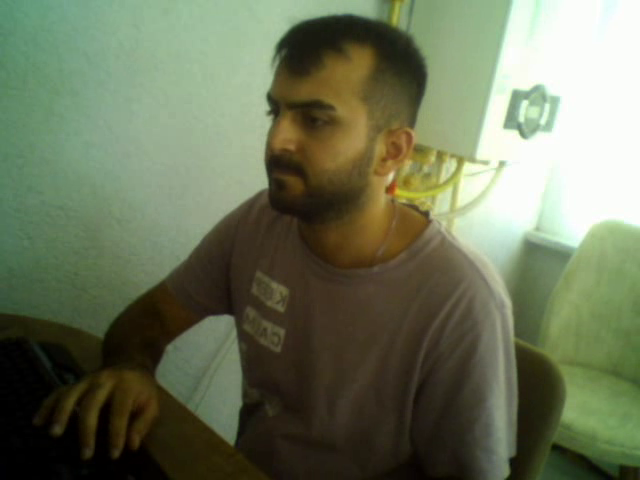
#> input picture frame 10 of 01_INTRO/myVideo.avi, 640 x 480 px, given in place of hsv.mp4, which was not available
$ python 05_object_detection_1.py
#> lines starting #> are read from the running program, lines starting #| are printed output that depends on the picture; after the words box and inside, x2 and y2 are one past the last pixel; in counts of white or black regions, pixels touching at a corner belong together; pictures that were not available may be replaced by others from this repository, and a replacement may not be noted
import cv2
import numpy as np

# Video dosyasını açar ('hsv.mp4' adlı dosya).
cap = cv2.VideoCapture("hsv.mp4")

# Trackbar fonksiyonu. Trackbar hareket ettiğinde bu fonksiyon çalışır.
# Şu anlık boş, çünkü hiçbir işlem yapmıyoruz.
def nothing(x):
    pass

# "Trackbar" adlı bir pencere oluşturur.
cv2.namedWindow("Trackbar")

# HSV renk aralığının alt ve üst sınırlarını belirlemek için trackbar'lar oluşturulur.
cv2.createTrackbar("LH", "Trackbar", 0, 179, nothing)  # LH: Lower Hue
#> slider 'LH' is set to 35
cv2.createTrackbar("LS", "Trackbar", 0, 255, nothing)  # LS: Lower Saturation
#> slider 'LS' is set to 51
cv2.createTrackbar("LV", "Trackbar", 0, 255, nothing)  # LV: Lower Value
#> slider 'LV' is set to 51
cv2.createTrackbar("UH", "Trackbar", 0, 179, nothing)  # UH: Upper Hue
#> slider 'UH' is set to 179
cv2.createTrackbar("US", "Trackbar", 0, 255, nothing)  # US: Upper Saturation
#> slider 'US' is set to 255
cv2.createTrackbar("UV", "Trackbar", 0, 255, nothing)  # UV: Upper Value
#> slider 'UV' is set to 255

# Video akışını işlemek için sonsuz bir döngü başlatır.
while 1:
    # Video akışından bir kare okur. 'ret' başarılı olup olmadığını gösterir, 'frame' ise kareyi içerir.
    ret, frame = cap.read()
#> frame is the input picture: shape (480, 640, 3); mean B, G, R 89.3, 116.1, 108

    # Eğer video biterse, başa sarmak için akışı sıfırlar.
    if not ret:
        cap.set(cv2.CAP_PROP_POS_FRAMES, 0)  # Videoyu başa sarar.
        continue  # Döngünün başına döner ve yeni bir kare okur.

    # Kareyi 640x480 boyutuna yeniden boyutlandırır.
    frame = cv2.resize(frame, (640, 480))

    # BGR renk uzayından HSV renk uzayına dönüştürür.
    hsv = cv2.cvtColor(frame, cv2.COLOR_BGR2HSV)
#> hsv: shape (480, 640, 3); mean H, S, V 38.3, 93.4, 120.2

    # Trackbar'dan alınan HSV değerlerini okur.
    lh = cv2.getTrackbarPos("LH", "Trackbar")  # Lower Hue değeri
    ls = cv2.getTrackbarPos("LS", "Trackbar")  # Lower Saturation değeri
    lv = cv2.getTrackbarPos("LV", "Trackbar")  # Lower Value değeri
    uh = cv2.getTrackbarPos("UH", "Trackbar")  # Upper Hue değeri
    us = cv2.getTrackbarPos("US", "Trackbar")  # Upper Saturation değeri
    uv = cv2.getTrackbarPos("UV", "Trackbar")  # Upper Value değeri

    # Alt ve üst HSV sınırlarını bir numpy array olarak tanımlar.
    lower_blue = np.array([lh, ls, lv])
    upper_blue = np.array([uh, us, uv])

    # HSV görüntüsünü bu sınırlar arasında maskeleme yapar.
    mask = cv2.inRange(hsv, lower_blue, upper_blue)
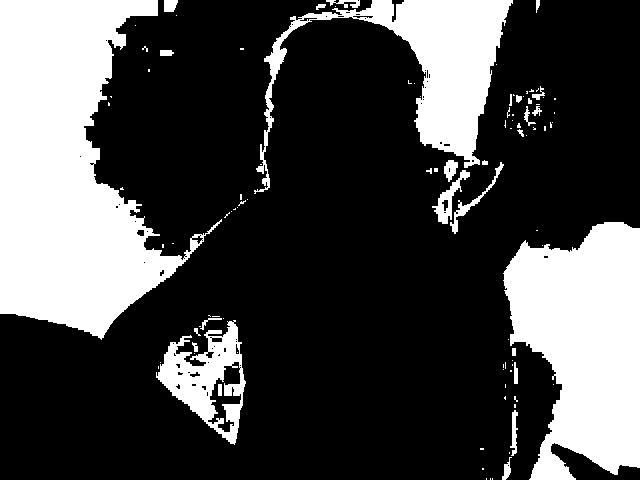
#> mask: shape (480, 640); 28.4% white; 101 white regions (72 under 20 px), largest, box (x1, y1, x2, y2) and area: (0, 0, 222, 340) 40360, (503, 222, 640, 480) 25104, (254, 0, 513, 194) 14256

    # Maskeyi kullanarak orijinal görüntü üzerinde bitwise AND işlemi yapar.
    bitWise = cv2.bitwise_and(frame, frame, mask=mask)
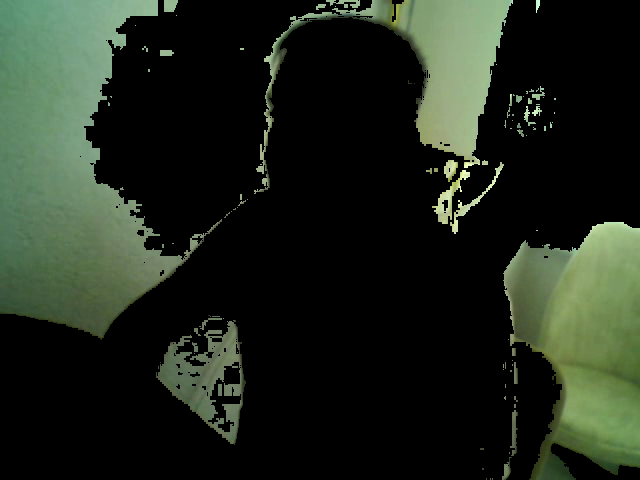
#> bitWise: shape (480, 640, 3); mean B, G, R 28.2, 39.4, 31.6

    # Orijinal kareyi gösterir.
    cv2.imshow("Frame", frame)

    # Maske görüntüsünü gösterir.
    cv2.imshow("Mask", mask)

    # Bitwise AND işlemi uygulanmış görüntüyü gösterir.
    cv2.imshow("bitWise", bitWise)

    # 'q' tuşuna basıldığında döngüden çıkar.
    if cv2.waitKey(20) & 0xFF == ord("q"):
#> (key q is pressed here)
        break

# Video akışını serbest bırakır ve tüm pencereleri kapatır.
cap.release()
cv2.destroyAllWindows()

$ run again, starting later in the video
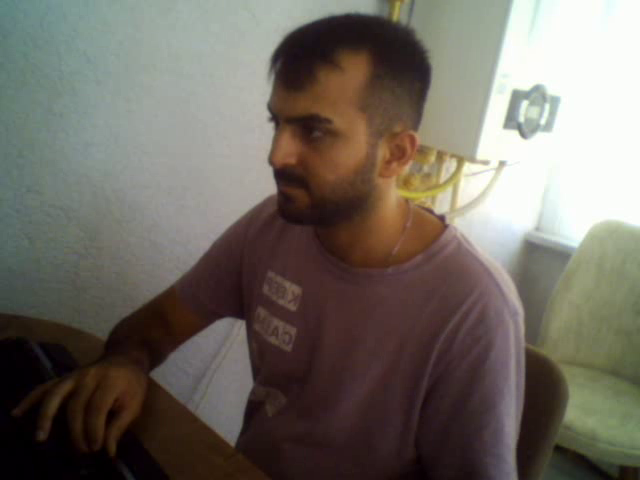
#> input picture frame 49 of 01_INTRO/myVideo.avi, 640 x 480 px, given in place of hsv.mp4, which was not available
#> frame is the input picture: shape (480, 640, 3); mean B, G, R 98.2, 106.8, 113.1
#> hsv: shape (480, 640, 3); mean H, S, V 55.4, 72.9, 116.8
#> `mask = cv2.inRange(hsv, lower_blue, upper_blue)`:
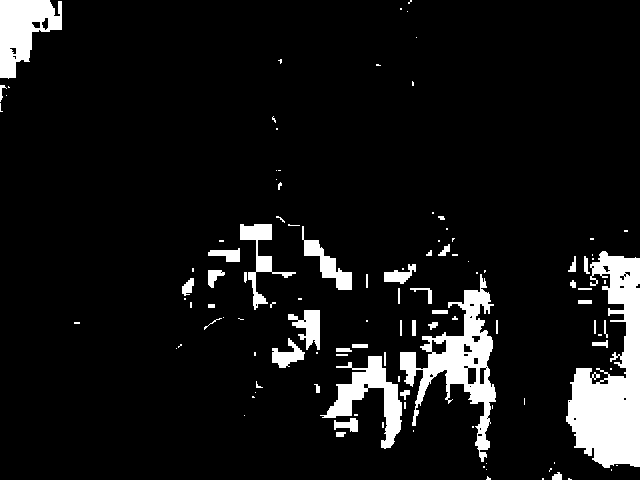
#> mask: shape (480, 640); 8.5% white; 115 white regions (70 under 20 px), largest, box (x1, y1, x2, y2) and area: (566, 251, 640, 468) 8939, (400, 274, 496, 462) 5319, (0, 0, 62, 79) 2939
#> `bitWise = cv2.bitwise_and(frame, frame, mask=mask)`:
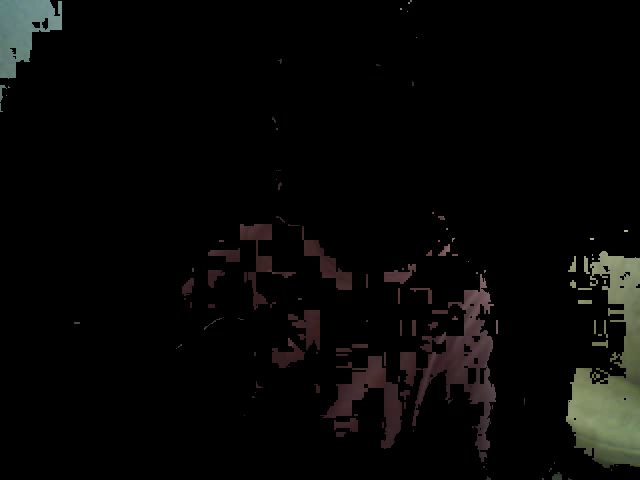
#> bitWise: shape (480, 640, 3); mean B, G, R 6.1, 7, 7.4

$ run again, starting later in the video
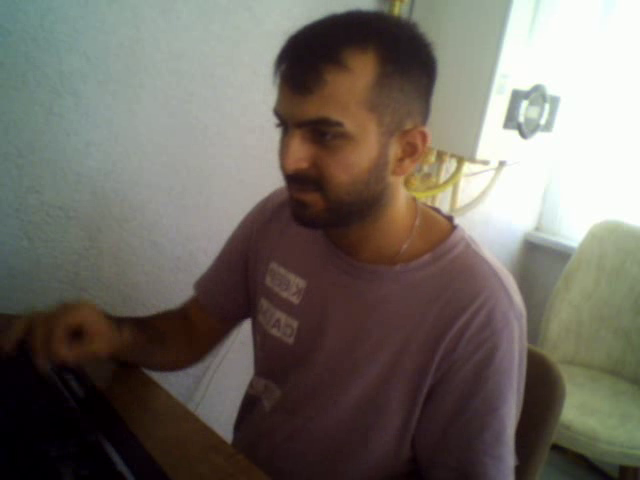
#> input picture frame 87 of 01_INTRO/myVideo.avi, 640 x 480 px, given in place of hsv.mp4, which was not available
#> frame is the input picture: shape (480, 640, 3); mean B, G, R 98.8, 106.9, 112.9
#> hsv: shape (480, 640, 3); mean H, S, V 60.1, 73.3, 116.9
#> `mask = cv2.inRange(hsv, lower_blue, upper_blue)`:
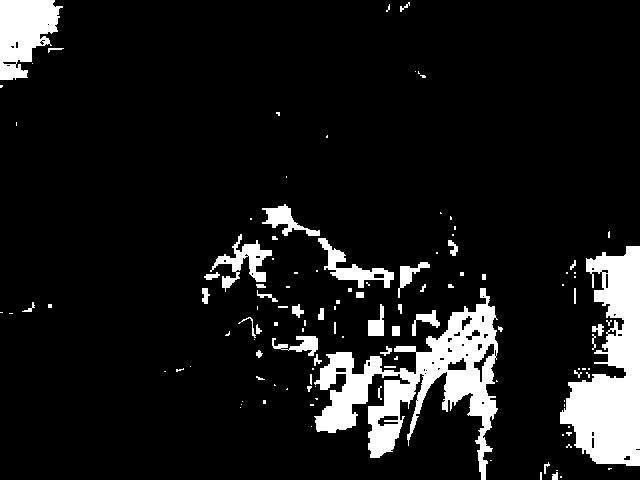
#> mask: shape (480, 640); 10.2% white; 119 white regions (74 under 20 px), largest, box (x1, y1, x2, y2) and area: (314, 288, 498, 480) 11532, (560, 246, 640, 466) 10167, (0, 0, 63, 80) 3360
#> `bitWise = cv2.bitwise_and(frame, frame, mask=mask)`:
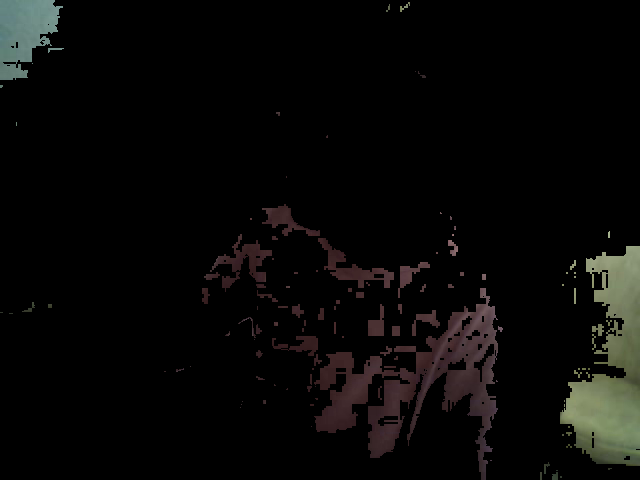
#> bitWise: shape (480, 640, 3); mean B, G, R 7.3, 8.3, 8.9
